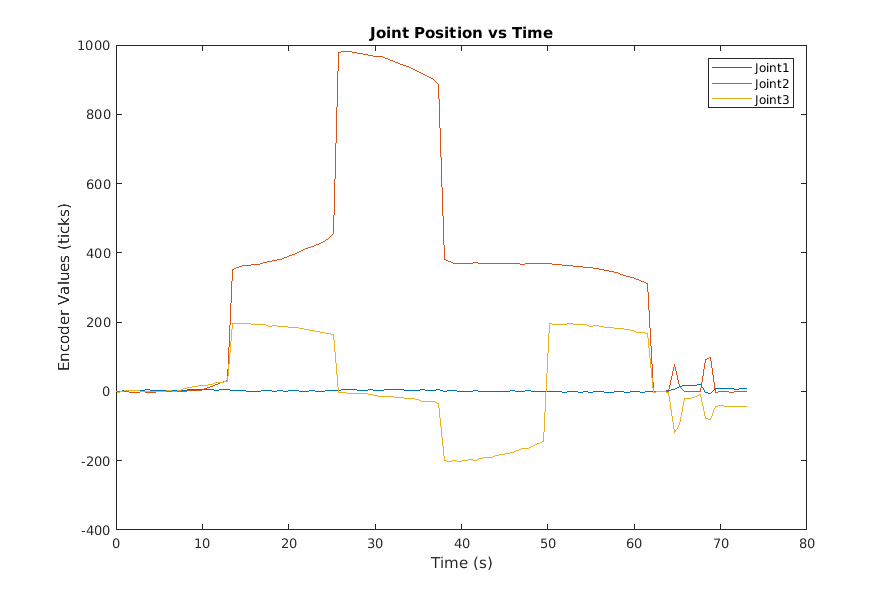
%> input picture src/Part9B.bmp, 892 x 596 px
$ octave --eval "result = imageProcess(imread('../Part9B.bmp'));"   (GNU Octave 9; MATLAB toolbox functions it lacks are replaced by stand-ins)
%> lines starting %> are read from the running program, lines starting %| are printed output that depends on the picture; in (x1, y1, x2, y2) boxes, pixels count from 0 and x2, y2 are one past the last pixel; in counts of white or black regions, pixels touching at a corner belong together; the program's own positions count from 1
### src/cv/createBlueMask.m
function [BW,maskedRGBImage] = createBlueMask(RGB)
%createMask  Threshold RGB image using auto-generated code from colorThresholder app.
%  [BW,MASKEDRGBIMAGE] = createMask(RGB) thresholds image RGB using
%  auto-generated code from the colorThresholder App. The colorspace and
%  minimum/maximum values for each channel of the colorspace were set in the
%  App and result in a binary mask BW and a composite image maskedRGBImage,
%  which shows the original RGB image values under the mask BW.

% Auto-generated by colorThresholder app on 04-Oct-2018
%------------------------------------------------------


% Convert RGB image to chosen color space
I = rgb2hsv(RGB);
%> I: size 596x892x3 double; mean H, S, V 0.00102, 0.00502, 0.99

% Define thresholds for channel 1 based on histogram settings
channel1Min = 0.543;
channel1Max = 0.609;

% Define thresholds for channel 2 based on histogram settings
channel2Min = 0.500;
channel2Max = 1.000;

% Define thresholds for channel 3 based on histogram settings
channel3Min = 0.551;
channel3Max = 1.000;

% Create mask based on chosen histogram thresholds
sliderBW = (I(:,:,1) >= channel1Min ) & (I(:,:,1) <= channel1Max) & ...
    (I(:,:,2) >= channel2Min ) & (I(:,:,2) <= channel2Max) & ...
    (I(:,:,3) >= channel3Min ) & (I(:,:,3) <= channel3Max);
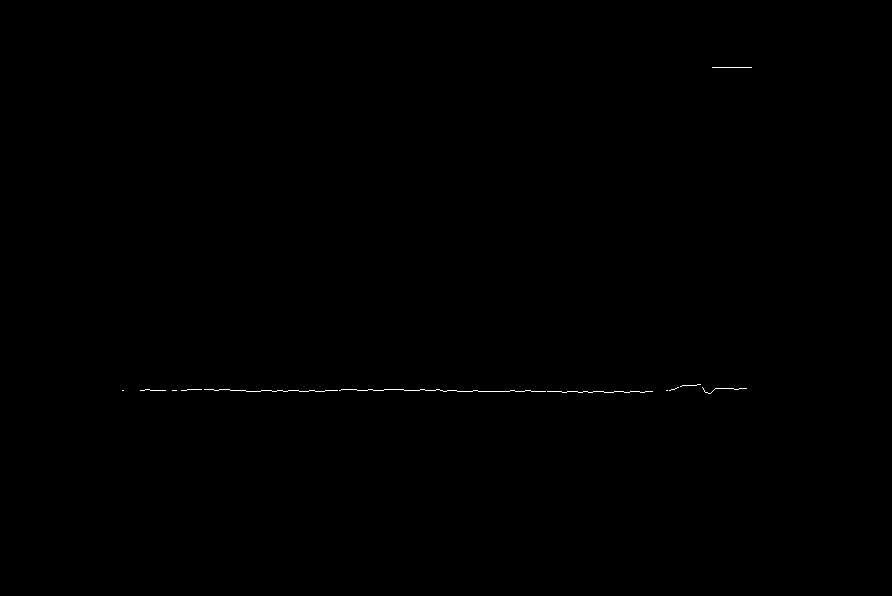
%> sliderBW: size 596x892 logical; 0.12% white in thin lines or dots, all inside (x1, y1, x2, y2) = (122, 67, 752, 394)
BW = sliderBW;

row = [1/9 1/9 1/9];
BW = imfilter(BW, [row; row; row]);
%> BW: size 596x892 logical; every value is 0

% Fill holes
BW = imfill(BW, 'holes');

% Open mask with disk
radius = 15;
se = strel('disk', radius);
BW = imopen(BW, se);
BW = imclose(BW, se);

% Fill holes
BW = imfill(BW, 'holes');

% Initialize output masked image based on input image.
maskedRGBImage = RGB;
%> maskedRGBImage is the input picture: size 596x892x3 uint8; mean R, G, B 252.2, 251.9, 251.6

% Set background pixels where BW is false to zero.
maskedRGBImage(repmat(~BW,[1 1 3])) = 0;
%> maskedRGBImage: size 596x892x3 uint8; every value is 0

end

### src/cv/createGreenMask.m
function [BW,maskedRGBImage] = createGreenMask(RGB)
%createMask  Threshold RGB image using auto-generated code from colorThresholder app.
%  [BW,MASKEDRGBIMAGE] = createMask(RGB) thresholds image RGB using
%  auto-generated code from the colorThresholder App. The colorspace and
%  minimum/maximum values for each channel of the colorspace were set in the
%  App and result in a binary mask BW and a composite image maskedRGBImage,
%  which shows the original RGB image values under the mask BW.

% Auto-generated by colorThresholder app on 04-Oct-2018
%------------------------------------------------------


% Convert RGB image to chosen color space
I = rgb2hsv(RGB);

% Define thresholds for channel 1 based on histogram settings
channel1Min = 0.209;
channel1Max = 0.487;

% Define thresholds for channel 2 based on histogram settings
channel2Min = 0.186;
channel2Max = 1.000;

% Define thresholds for channel 3 based on histogram settings
channel3Min = 0.261;
channel3Max = 1.000;

% Create mask based on chosen histogram thresholds
sliderBW = (I(:,:,1) >= channel1Min ) & (I(:,:,1) <= channel1Max) & ...
    (I(:,:,2) >= channel2Min ) & (I(:,:,2) <= channel2Max) & ...
    (I(:,:,3) >= channel3Min ) & (I(:,:,3) <= channel3Max);
BW = sliderBW;

row = [1/9 1/9 1/9];
BW = imfilter(BW, [row; row; row]);

% Fill holes
BW = imfill(BW, 'holes');

% Dilate mask with disk
radius = 10;
se = strel('disk', radius);
BW = imopen(BW, se);
BW = imclose(BW, se);

% Initialize output masked image based on input image.
maskedRGBImage = RGB;

% Set background pixels where BW is false to zero.
maskedRGBImage(repmat(~BW,[1 1 3])) = 0;

end

### src/cv/createYellowMask.m
function [BW,maskedRGBImage] = create(image)
%createMask  Threshold RGB image using auto-generated code from colorThresholder app.
%  [BW,MASKEDRGBIMAGE] = createMask(RGB) thresholds image RGB using
%  auto-generated code from the colorThresholder App. The colorspace and
%  minimum/maximum values for each channel of the colorspace were set in the
%  App and result in a binary mask BW and a composite image maskedRGBImage,
%  which shows the original RGB image values under the mask BW.

% Auto-generated by colorThresholder app on 03-Oct-2018
%------------------------------------------------------


% Convert RGB image to chosen color space
I = rgb2hsv(image);

% Define thresholds for channel 1 based on histogram settings
channel1Min = 0.123;
channel1Max = 0.268;

% Define thresholds for channel 2 based on histogram settings
channel2Min = 0.429;
channel2Max = 1.000;

% Define thresholds for channel 3 based on histogram settings
channel3Min = 0.374;
channel3Max = 1.000;

% Create mask based on chosen histogram thresholds
sliderBW = (I(:,:,1) >= channel1Min ) & (I(:,:,1) <= channel1Max) & ...
    (I(:,:,2) >= channel2Min ) & (I(:,:,2) <= channel2Max) & ...
    (I(:,:,3) >= channel3Min ) & (I(:,:,3) <= channel3Max);
BW = sliderBW;

row = [1/9 1/9 1/9];
BW = imfilter(BW, [row; row; row]);

BW = imfill(BW, 'holes');

radius = 10;
se = strel('disk', radius);
BW = imopen(BW, se);
BW = imclose(BW, se);

% Initialize output masked image based on input image.
maskedRGBImage = image;

% Set background pixels where BW is false to zero.
maskedRGBImage(repmat(~BW,[1 1 3])) = 0;
end

### src/functions/imageProcess.m
function [ centroid, color ] = imageProcess( image )
    %take image
        %return a centroid and color (centroid is a 1x2 array, colour is a
        %string
        %if != empty -> return the centroid and color number
        %check for empty returned array

        [img2, img3] = createBlueMask(image);

        b = regionprops(img2, 'Centroid');
%> b = 0 regions
        [img6, img7] = createGreenMask(image);
        g = regionprops(img6, 'Centroid');
%> g = 0 regions
        [img4, img5] = createYellowMask(image);
        y = regionprops(img4, 'Centroid');
%> y = 0 regions

        bArray = struct2cell(b);
%> bArray = {}
        gArray = struct2cell(g);
%> gArray = {}
        yArray = struct2cell(y);
%> yArray = {}
        %Check if blue has a centroid
        if (~isempty(bArray))
            centroid = b.Centroid;
            color = 'blue';
        %Check if green has a centroid
        elseif (~isempty(gArray))
            centroid = g.Centroid;
            color = 'green';
        %Check if yellow has a centroid
        elseif (~isempty(yArray))
            centroid = y.Centroid;
            color = 'yellow';
        else
            centroid = [];
            color = 'none';
        end
        %return centroid and color (centroid is 1x2 array "X,Y" and color
        %is 1/2/3 for b/g/r
        if(~strcmp('none',color))
            centroid = mn2xy(centroid(1), centroid(2));
        end
end
